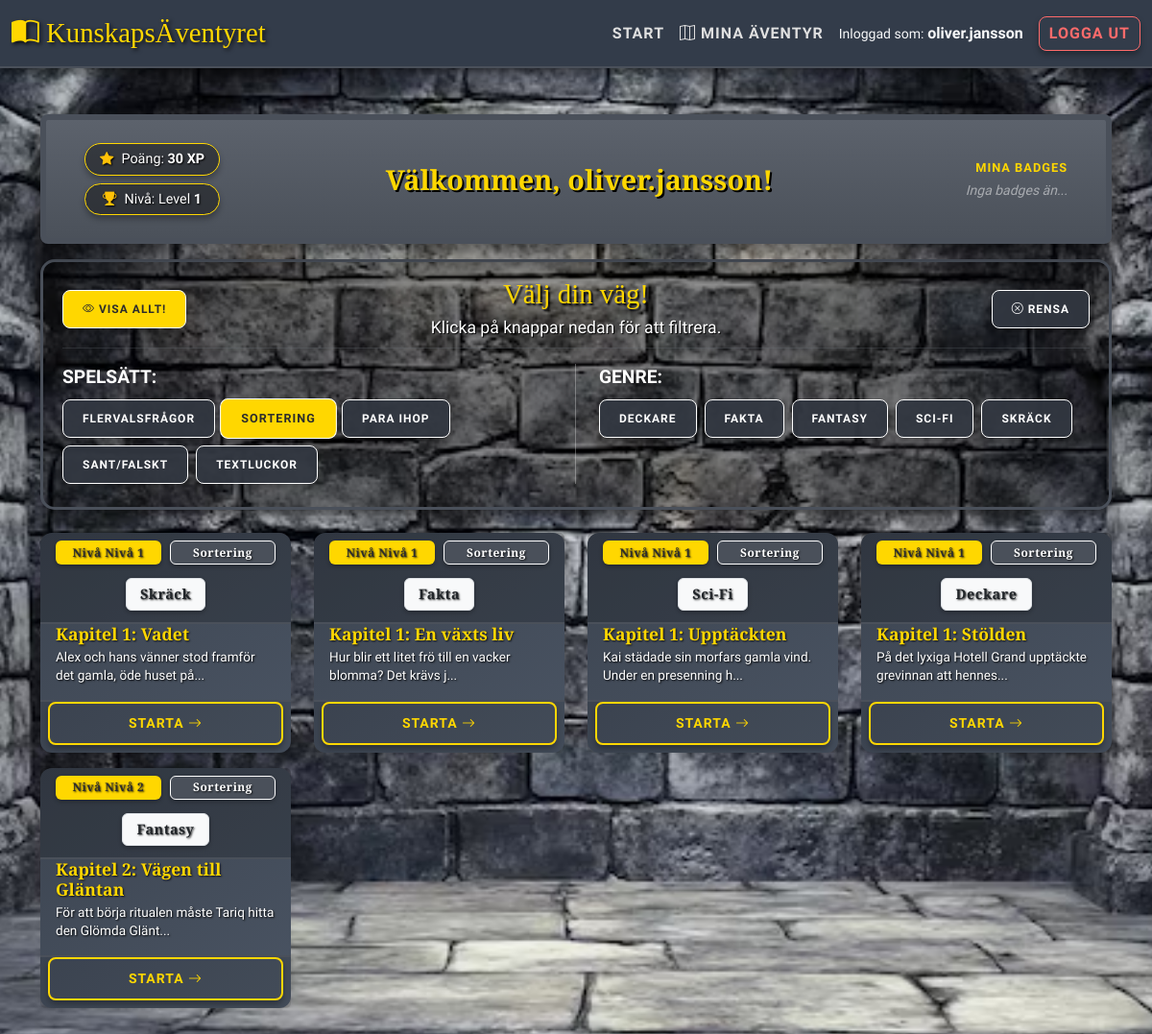
/dashboard.php?type=2 (signed in), run on the app's committed database.
### tables this page shows
CREATE TABLE `task_types` (
  `tt_id` int NOT NULL,
  `tt_name` varchar(255) NOT NULL
);

CREATE TABLE `genres` (
  `g_id` int NOT NULL,
  `g_name` varchar(255) NOT NULL
);

CREATE TABLE `tasks` (
  `t_id` int NOT NULL,
  `t_name` varchar(255) NOT NULL,
  `t_type_fk` int NOT NULL,
  `t_genre_fk` int DEFAULT NULL COMMENT 'Genre ID',
  `t_teacher_fk` int DEFAULT NULL,
  `t_class_fk` int DEFAULT NULL COMMENT 'Koppling till klass',
  `t_text` text,
  `t_questions` text COMMENT 'Kan vara JSON-data med frågor och svar',
  `t_level_fk` int NOT NULL,
  `t_xp` int NOT NULL DEFAULT '10' COMMENT 'XP som uppgiften ger'
);

CREATE TABLE `task_levels` (
  `tl_id` int NOT NULL,
  `tl_name` varchar(255) NOT NULL,
  `tl_level` int NOT NULL
);

### include/config.php (called while the page is built, shortened)
<?php
$host = '127.0.0.1';
$db   = 'utbildningsportal';
$user = 'root';
$pass = '';
$charset = 'utf8mb4';
$dsn = "mysql:host=$host;dbname=$db;charset=$charset";
$options = [
    PDO::ATTR_ERRMODE => PDO::ERRMODE_EXCEPTION,
    PDO::ATTR_DEFAULT_FETCH_MODE => PDO::FETCH_ASSOC,
    PDO::ATTR_EMULATE_PREPARES => false,
];
$pdo = new PDO($dsn, $user, $pass, $options);
$task_obj = new Task($pdo);
?>

### include/class_task.php (called while the page is built, shortened)
<?php
class Task {
    private $pdo;
    public function __construct($pdo) {
        $this->pdo = $pdo;
    }
    public function getAllGenres() {
        try {
            $stmt = $this->pdo->query("SELECT * FROM genres ORDER BY g_name ASC");
            return $stmt->fetchAll();
        } catch (PDOException $e) { return []; }
    }
    public function getAllTypes() {
        try {
            $stmt = $this->pdo->query("SELECT * FROM task_types");
            return $stmt->fetchAll();
        } catch (PDOException $e) { return []; }
    }
    public function getTasksForStudent($studentId, $typeId = null, $genreId = null) {
        try {
            $sql = "SELECT tasks.*, users.u_name AS teacher_name, task_types.tt_name AS type_name,
                           task_levels.tl_name AS level_name, task_levels.tl_level,
                           student_tasks.st_score, student_tasks.st_completed,
                           classes.c_name AS class_name, genres.g_name AS genre_name
                    FROM tasks
                    LEFT JOIN users ON tasks.t_teacher_fk = users.u_id
                    LEFT JOIN task_types ON tasks.t_type_fk = task_types.tt_id
                    LEFT JOIN task_levels ON tasks.t_level_fk = task_levels.tl_id
                    LEFT JOIN student_tasks ON tasks.t_id = student_tasks.st_t_id_fk AND student_tasks.st_s_id_fk = ?
                    LEFT JOIN classes ON tasks.t_class_fk = classes.c_id
                    LEFT JOIN genres ON tasks.t_genre_fk = genres.g_id";
            $params = [$studentId];
            $whereConditions = [];
            if ($typeId !== null && is_numeric($typeId)) {
                $whereConditions[] = "tasks.t_type_fk = ?";
                $params[] = $typeId;
            }
            if (count($whereConditions) > 0) {
                $sql .= " WHERE " . implode(" AND ", $whereConditions);
            }
            $sql .= " ORDER BY task_levels.tl_level ASC, tasks.t_id ASC";
            $stmt = $this->pdo->prepare($sql);
            $stmt->execute($params);
            return $stmt->fetchAll();
        } catch (PDOException $e) { return []; }
    }
    public function getUnlockedLevel($studentId, $typeId, $genreId = null) {
        try {
            $sql = "SELECT MAX(task_levels.tl_level)
                    FROM student_tasks
                    JOIN tasks ON student_tasks.st_t_id_fk = tasks.t_id
                    JOIN task_levels ON tasks.t_level_fk = task_levels.tl_id
                    WHERE student_tasks.st_s_id_fk = ?
                    AND tasks.t_type_fk = ?
                    AND student_tasks.st_completed = 1";
            $params = [$studentId, $typeId];
            if ($genreId !== null) {
                $sql .= " AND tasks.t_genre_fk = ?";
                $params[] = $genreId;
            }
            $stmt = $this->pdo->prepare($sql);
            $stmt->execute($params);
            $maxLevel = $stmt->fetchColumn();
            return ($maxLevel) ? $maxLevel + 1 : 1;
        } catch (PDOException $e) { return 1; }
    }
}
?>

### dashboard.php (the view, shortened to what this page needs)
<?php
require_once "include/header.php";
$studentId = $_SESSION['user_id'];
$filterTypeId = isset($_GET['type']) && $_GET['type'] !== '' ? (int)$_GET['type'] : null;
$filterGenreId = isset($_GET['genre']) && $_GET['genre'] !== '' ? (int)$_GET['genre'] : null;
$viewAllLevels = isset($_GET['view']) && $_GET['view'] === 'all';
$hasActiveFilter = ($filterTypeId !== null || $filterGenreId !== null);
$shouldShowTasks = ($hasActiveFilter || $viewAllLevels);
$allTypes = $task_obj->getAllTypes();
$allGenres = $task_obj->getAllGenres();
$allTasks = [];
if ($shouldShowTasks) {
    $allTasks = $task_obj->getTasksForStudent($studentId, $filterTypeId, $filterGenreId);
}
$myBadges = $task_obj->getStudentBadges($studentId);
function buildUrl($params) {
    return 'dashboard.php?' . http_build_query(array_merge($_GET, $params));
}
?>
<div class="container mt-4">
    <div class="row mb-3">
        <div class="col-md-12">
            <div class="p-3 dashboard-hero rounded-3 d-flex flex-column flex-lg-row align-items-center justify-content-between gap-3">
                <div class="hero-left d-flex flex-column gap-2 ps-lg-3 text-lg-start text-center">
                    <div class="hero-stat">
                        <i class="bi bi-star-fill text-warning"></i>
                        <span>Poäng: <strong><?php echo isset($_SESSION['user_xp']) ? $_SESSION['user_xp'] : 0; ?> XP</strong></span>
                    </div>
                    <div class="hero-stat">
                        <i class="bi bi-trophy-fill text-warning"></i>
                        <span>Nivå: Level <strong><?php echo isset($_SESSION['user_level']) ? $_SESSION['user_level'] : 1; ?></strong></span>
                    </div>
                </div>
                <div class="hero-center text-center flex-grow-1">
                    <h2 class="fw-bold mb-0" style="font-family: 'Cinzel Decorative', serif; color: var(--accent-gold); text-shadow: 2px 2px 0 #000; font-size: 1.8rem;">
                        Välkommen, <?php echo htmlspecialchars($_SESSION['username']); ?>!
                    </h2>
                </div>
                <div class="hero-right pe-lg-3 text-lg-end text-center" style="min-width: 150px;">
                    <div class="small mb-1 text-uppercase fw-bold" style="color: var(--accent-gold); letter-spacing: 1px; font-size: 0.8rem;">Mina badges</div>
                    <?php if (!empty($myBadges)): ?>
                        <div class="d-flex flex-wrap justify-content-center justify-content-lg-end gap-1">
                            <?php foreach ($myBadges as $badge): ?>
                                <div class="mini-badge" title="<?= htmlspecialchars($badge['a_name']) ?>" data-bs-toggle="tooltip">
                                    <i class="bi <?= htmlspecialchars($badge['a_icon']) ?> fs-5 text-warning"></i>
                                </div>
                            <?php endforeach; ?>
                        </div>
                    <?php else: ?>
                        <div class="text-white-50 small fst-italic">Inga badges än...</div>
                    <?php endif; ?>
                </div>
            </div>
        </div>
    </div>
    <div class="filter-section pt-3 pb-3 mb-4">
        <div class="row align-items-center mb-2">
            <div class="col-6 col-md-3 order-2 order-md-1 text-md-start text-center mt-2 mt-md-0">
                <?php if ($viewAllLevels): ?>
                    <a href="<?= buildUrl(['view' => 'focus']) ?>" class="btn btn-filter btn-sm" style="border-color: #fff; min-width: 100px;">
                        <i class="bi bi-eye-slash"></i> Dölj låsta
                    </a>
                <?php else: ?>
                    <a href="<?= buildUrl(['view' => 'all']) ?>" class="btn btn-filter btn-sm" style="background-color: var(--accent-gold); color: #2c2c2c; border-color: #fff; min-width: 100px;">
                        <i class="bi bi-eye"></i> Visa allt!
                    </a>
                <?php endif; ?>
            </div>
            <div class="col-12 col-md-6 order-1 order-md-2 text-center">
                <h3 class="m-0" style="color: var(--accent-gold); font-family: 'Cinzel Decorative', serif; text-shadow: 2px 2px 2px #000; font-size: 1.8rem;">
                    Välj din väg!
                </h3>
                <div class="text-white mt-1" style="font-size: 1.1rem; text-shadow: 1px 1px 1px #000;">
                    Klicka på knappar nedan för att filtrera.
                </div>
            </div>
            <div class="col-6 col-md-3 order-3 order-md-3 text-md-end text-center mt-2 mt-md-0">
                <a href="dashboard.php" class="btn btn-filter btn-sm <?php echo (!$hasActiveFilter && !$viewAllLevels) ? 'btn-filter-active' : ''; ?>" style="min-width: 100px;">
                    <i class="bi bi-x-circle"></i> Rensa
                </a>
            </div>
        </div>
        <hr class="border-secondary mb-3 mt-1">
        <div class="row">
            <div class="col-md-6 mb-2 border-end-md border-secondary">
                <div class="d-flex align-items-center mb-2 justify-content-center justify-content-md-start">
                    <span class="text-white text-uppercase fw-bold me-2" style="font-size: 1.2rem;">Spelsätt:</span>
                </div>
                <div class="d-flex flex-wrap gap-2 justify-content-center justify-content-md-start">
                    <?php foreach ($allTypes as $type): ?>
                        <a href="<?= buildUrl(['type' => $type['tt_id']]) ?>"
                           class="btn btn-filter btn-sm <?php echo ($filterTypeId === $type['tt_id']) ? 'btn-filter-active' : ''; ?>">
                            <?= htmlspecialchars($type['tt_name']) ?>
                        </a>
                    <?php endforeach; ?>
                </div>
            </div>
            <div class="col-md-6 mb-2 ps-md-4">
                <div class="d-flex align-items-center mb-2 justify-content-center justify-content-md-start">
                    <span class="text-white text-uppercase fw-bold me-2" style="font-size: 1.2rem;">Genre:</span>
                </div>
                <div class="d-flex flex-wrap gap-2 justify-content-center justify-content-md-start">
                    <?php foreach ($allGenres as $genre): ?>
                        <a href="<?= buildUrl(['genre' => $genre['g_id']]) ?>"
                           class="btn btn-filter btn-sm <?php echo ($filterGenreId === $genre['g_id']) ? 'btn-filter-active' : ''; ?>">
                            <?= htmlspecialchars($genre['g_name']) ?>
                        </a>
                    <?php endforeach; ?>
                </div>
            </div>
        </div>
    </div>
    <?php if ($shouldShowTasks): ?>
        <div class="row">
            <?php if (count($allTasks) > 0): ?>
                <?php
                foreach ($allTasks as $task):
                    $currentGenreId = $filterGenreId ?? $task['t_genre_fk'];
                    $unlockedLevelForThisType = $task_obj->getUnlockedLevel($_SESSION['user_id'], $task['t_type_fk'], $currentGenreId);
                    $isLocked = ($task['tl_level'] > $unlockedLevelForThisType);
                    $isCompleted = ($task['st_completed'] == 1);
                    if (!$viewAllLevels) {
                        if ($isLocked) continue;
                        if ($isCompleted) continue;
                    }
                ?>
                <div class="col-md-6 col-lg-3 mb-3">
                    <div class="card shadow-sm h-100 <?php echo ($isCompleted) ? 'border-success' : 'border-0'; ?>"
                         style="<?php echo $isLocked ? 'opacity: 0.7; filter: grayscale(100%);' : ''; ?>">
                        <div class="card-header bg-white border-bottom-0 pt-2 pb-2">
                            <div class="badge-container mb-1">
                                <span class="badge bg-primary badge-info-pill small-pill">Nivå <?= htmlspecialchars($task['level_name']) ?></span>
                                <span class="badge bg-secondary badge-info-pill small-pill"><?= htmlspecialchars($task['type_name']) ?></span>
                            </div>
                            <?php if (!empty($task['genre_name'])): ?>
                            <div class="text-center mb-1">
                                <span class="badge bg-light text-dark border small"><?= htmlspecialchars($task['genre_name']) ?></span>
                            </div>
                            <?php endif; ?>
                        </div>
                        <div class="card-body pt-0 pb-2 px-3">
                            <h5 class="card-title fw-bold mb-1" style="font-size: 1.1rem;">
                                <?php if ($isLocked): ?><i class="bi bi-lock-fill"></i> Låst<?php else: ?><?= htmlspecialchars($task['t_name']) ?><?php endif; ?>
                            </h5>
                            <p class="card-text text-muted small mb-2" style="font-size: 0.85rem; line-height: 1.4;">
                                <?php if ($isLocked): ?>Du måste klara föregående kapitel.<?php else: ?><?= htmlspecialchars(mb_strimwidth($task['t_text'], 0, 60, "...")) ?><?php endif; ?>
                            </p>
                        </div>
                        <div class="card-footer bg-white border-top-0 pb-2 px-2 pt-0">
                            <div class="d-grid">
                                <?php if ($isLocked): ?>
                                    <button class="btn btn-secondary btn-sm disabled">Låst <i class="bi bi-lock"></i></button>
                                <?php else: ?>
                                    <a href="task_view.php?id=<?= $task['t_id'] ?>" class="btn btn-sm <?php echo ($isCompleted) ? 'btn-outline-success' : 'btn-outline-primary'; ?>">
                                        <?php echo ($isCompleted) ? 'Förbättra' : 'Starta'; ?> <i class="bi bi-arrow-right"></i>
                                    </a>
                                <?php endif; ?>
                            </div>
                        </div>
                    </div>
                </div>
                <?php endforeach; ?>
            <?php endif; ?>
    </div>
    <?php endif; ?>
</div>
<?php require_once "include/footer.php"; ?>

### data on the page
task_types: tt_name "FLERVALSFRÅGOR"
task_types: tt_name "SORTERING"
task_types: tt_name "PARA IHOP"
task_types: tt_name "SANT/FALSKT"
task_types: tt_name "TEXTLUCKOR"
genres: g_name "DECKARE"
genres: g_name "FAKTA"
genres: g_name "FANTASY"
genres: g_name "SCI-FI"
genres: g_name "SKRÄCK"
tasks: t_level_fk.tl_name "Nivå 1", t_type_fk.tt_name "Sortering", t_genre_fk.g_name "Skräck", t_name "Kapitel 1: Vadet", t_text "Alex och hans vänner stod framför det gamla, öde huset på..."
tasks: t_level_fk.tl_name "Nivå 1", t_type_fk.tt_name "Sortering", t_genre_fk.g_name "Fakta", t_name "Kapitel 1: En växts liv", t_text "Hur blir ett litet frö till en vacker blomma? Det krävs j..."
tasks: t_level_fk.tl_name "Nivå 1", t_type_fk.tt_name "Sortering", t_genre_fk.g_name "Sci-Fi", t_name "Kapitel 1: Upptäckten", t_text "Kai städade sin morfars gamla vind. Under en presenning h..."
tasks: t_level_fk.tl_name "Nivå 1", t_type_fk.tt_name "Sortering", t_genre_fk.g_name "Deckare", t_name "Kapitel 1: Stölden", t_text "På det lyxiga Hotell Grand upptäckte grevinnan att hennes..."
tasks: t_level_fk.tl_name "Nivå 2", t_type_fk.tt_name "Sortering", t_genre_fk.g_name "Fantasy", t_name "Kapitel 2: Vägen till Gläntan", t_text "För att börja ritualen måste Tariq hitta den Glömda Glänt..."

### other printed values
$_SESSION['username'] "oliver.jansson"
$_SESSION['user_xp'] "30"
$_SESSION['user_level'] "1"
